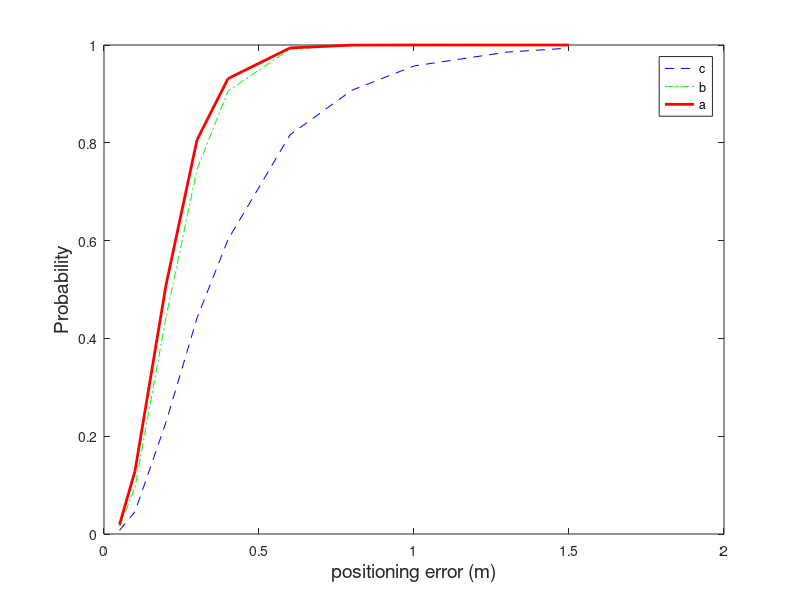

Recreate this plot in MATLAB.
close all;
clear all;
clc;

data = load('_3d_distr_01.mat');
dist01 = abs(data.LS_delta_P);
data = load('_3d_distr_02.mat');
dist02 = abs(data.LS_delta_P);
data = load('_3d_distr_03.mat');
dist03 = abs(data.LS_delta_P);

psi(1,:) = sqrt(sum(dist01.^2));
psi(2,:) = sqrt(sum(dist02.^2));
psi(3,:) = sqrt(sum(dist03.^2));

n = length(psi(1,:));
for i=1:3
    a(i,1)=length(find(psi(i,:)<=0.05))/n; % <0.1
    a(i,2)=length(find(psi(i,:)<=0.1))/n; % <0.2
    a(i,3)=length(find(psi(i,:)<=0.2))/n; % <0.3
    a(i,4)=length(find(psi(i,:)<=0.3))/n; % <0.4
    a(i,5)=length(find(psi(i,:)<=0.4))/n; % <0.5
    a(i,6)=length(find(psi(i,:)<=0.6))/n; % <0.6
    a(i,7)=length(find(psi(i,:)<=0.8))/n; % <0.7
    a(i,8)=length(find(psi(i,:)<=1.0))/n; % <0.8
    a(i,9)=length(find(psi(i,:)<=1.3))/n; % <0.9
    a(i,10)=length(find(psi(i,:)<=1.5))/n; % <1.0
end

t = [0.05, 0.1, 0.2, 0.3, 0.4, 0.6, 0.8, 1.0, 1.3, 1.5];
figure (1)
plot(t,a(3,:),'b--',t,a(2,:),'g-.',t,a(1,:),'r','linewidth',2);
xlabel('positioning error (m)','FontSize',14)
ylabel('Probability','FontSize',14)
legend('c','b','a');


